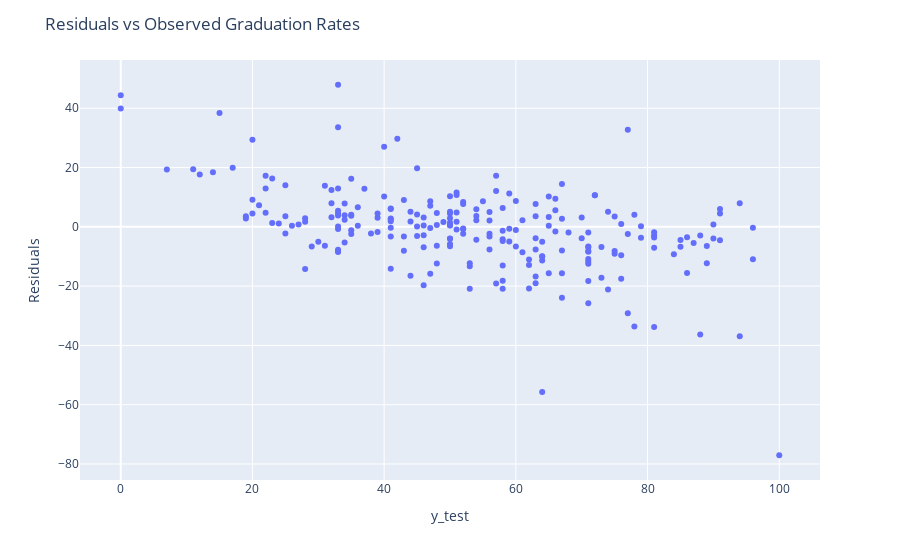

Notebook source saved alongside this figure:
### Code cell
resid_fig.show()

### Figure 1 — Plotly figure (JSON) as saved in the notebook; plotly's stock layout.template omitted (floating-point values rounded to 4 significant figures; data arrays with more than 128 entries replaced by an {"elided": "..."} marker saying what was removed)
{"data": [{"hovertemplate": "y_test=%{x}<br>Residuals=%{y}<extra></extra>", "legendgroup": "", "marker": {"color": "#636efa", "symbol": "circle"}, "mode": "markers", "name": "", "orientation": "v", "showlegend": false, "type": "scatter", "x": {"elided": "232 int values"}, "xaxis": "x", "y": {"elided": "232 float values"}, "yaxis": "y"}], "layout": {"autosize": true, "legend": {"tracegroupgap": 0}, "margin": {"t": 60}, "title": {"text": "Residuals vs Observed Graduation Rates"}, "xaxis": {"anchor": "y", "autorange": true, "domain": [0, 1], "range": [-5.934, 105.9], "title": {"text": "y_test"}, "type": "linear"}, "yaxis": {"anchor": "x", "autorange": true, "domain": [0, 1], "range": [-85.04, 55.94], "title": {"text": "Residuals"}, "type": "linear"}}}
